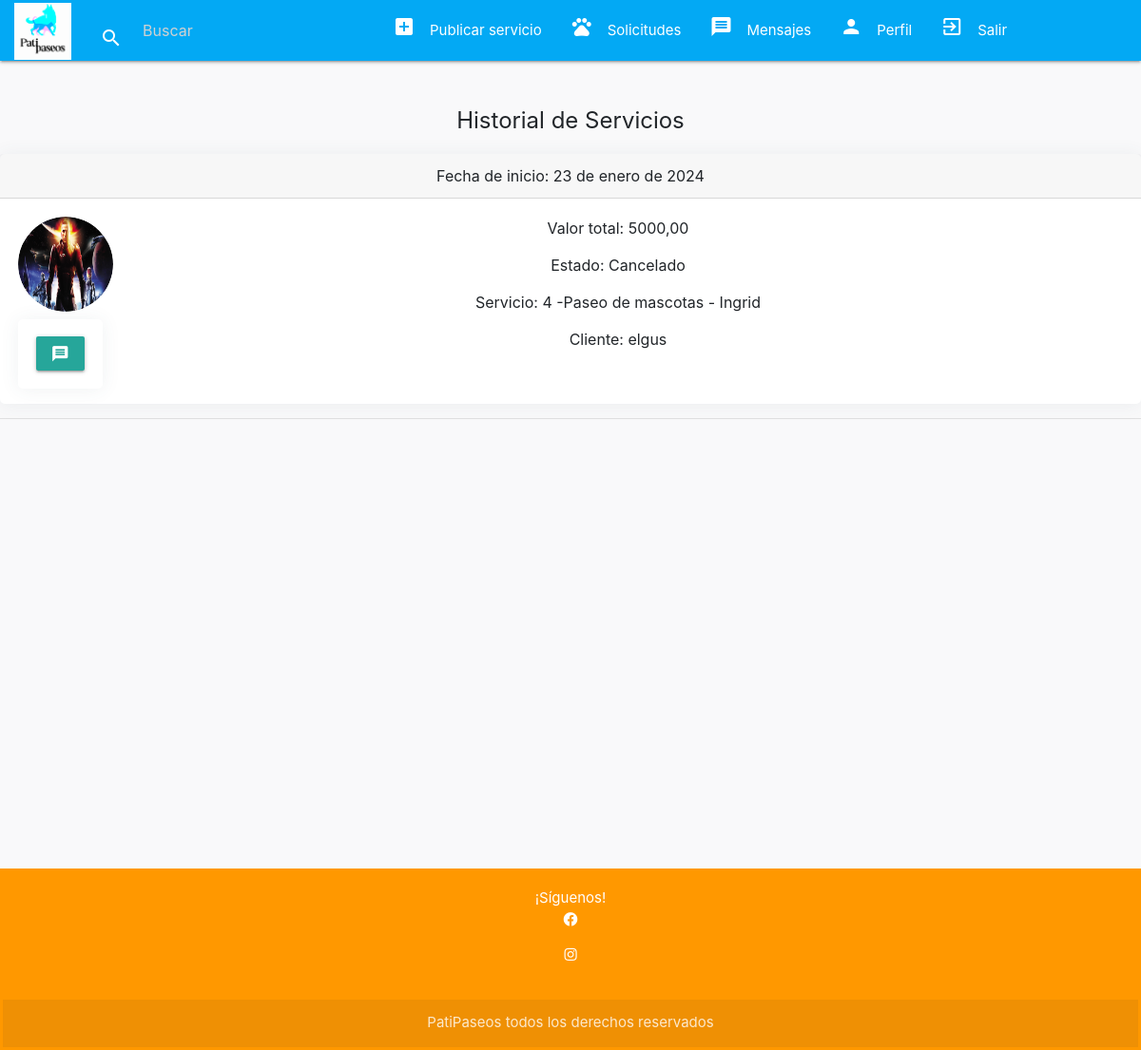
/prestacion_cuidador/ (signed in), run on the app's committed database.
### app_mascotas/models.py (models this page shows, shortened)
class DetPrestacion(models.Model):
    fecha_prestacion = models.DateField(default=timezone.now)
    valor_total = models.DecimalField(max_digits=9, decimal_places=2)
    estado = models.CharField(max_length=50, default="Pendiente")
    id_servicio = models.ForeignKey(Servicio, on_delete=models.CASCADE)
    id_propietario = models.ForeignKey(Propietario, on_delete=models.CASCADE)
    id_cuidador = models.ForeignKey(Cuidador, on_delete=models.CASCADE)
    id_mascota = models.ForeignKey(Mascota, on_delete=models.CASCADE)

class Propietario(AbstractUser):
    rut = models.CharField(max_length=20, unique=True, default="")
    direccion = models.CharField(max_length=255, default="")
    imagen = models.ImageField(upload_to="imgprod", null=True, blank=True)
    es_cuidador = models.BooleanField(default=False)
    telefono = models.CharField(max_length=15, blank=True, null=True)

class Servicio(models.Model):
    id_servicio = models.AutoField(primary_key=True)
    descripcion = models.TextField()
    precio = models.IntegerField()
    es_activo = models.BooleanField(default=True)
    cuidador = models.ForeignKey(Cuidador, on_delete=models.CASCADE)
    tipo_servicio = models.ForeignKey(TipoServicio, on_delete=models.CASCADE)
    def __str__(self):
        return f"{self.id_servicio} -{self.tipo_servicio} - {self.cuidador.propietario.username}"

class TipoServicio(models.Model):
    id_tipo_servicio = models.AutoField(primary_key=True)
    tipo_servicio = models.CharField(max_length=100)
    def __str__(self):
        return self.tipo_servicio

class Cuidador(models.Model):
    ESPECIALIZACION = [
        ('Perros', 'Perros'),
        ('Perros pequeños', 'Perros pequeños'),
        ('Perros grandes', 'Perros grandes'),
        ('Gatos', 'Gatos'),
        ('Perros y Gatos', 'Perros y Gatos'),
    ]
    propietario = models.OneToOneField(Propietario, on_delete=models.CASCADE)
    id_cuidador = models.AutoField(primary_key=True)
    especializacion = models.CharField(max_length=50 ,default="", choices=ESPECIALIZACION)
    experiencia = models.TextField(default="")
    disponibilidad = models.CharField(max_length=50, default="Disponible")

### app_mascotas/views.py (the view, shortened to what this page needs)
# urls.py: path('prestacion_cuidador/',views.prestacion_cuidador,name="prestacion_cuidador"),
@login_required
def prestacion_cuidador(request):
    default_page = 1
    page = request.GET.get('page', default_page)
    cuidador = None
    try:
        cuidador = Cuidador.objects.get(propietario=request.user)
    except Cuidador.DoesNotExist:
        cuidador = None
    prestaciones_cuidador = DetPrestacion.objects.filter(id_cuidador=cuidador) if cuidador else []
    items_per_page = 3  # Ajusta el número de elementos por página según tus necesidades
    paginator = Paginator(prestaciones_cuidador, items_per_page)
    try:
        prestaciones_cuidador = paginator.page(page)
    except PageNotAnInteger:
        prestaciones_cuidador = paginator.page(default_page)
    except EmptyPage:
        prestaciones_cuidador = paginator.page(paginator.num_pages)
    context = {
            "cuidador": cuidador,
            "prestaciones_cuidador": prestaciones_cuidador
        }
    return render(request, 'app_mascotas/prestacion_cuidador.html', context)

### app_mascotas/templates/app_mascotas/prestacion_cuidador.html (shortened to what this page needs)
{% extends "app_mascotas/base.html" %}
{% load static %}
{% load crispy_forms_tags %}
{% block content %}
{% if prestaciones_cuidador %}
<h2>Historial de Servicios</h2>
    {% for prestacion in prestaciones_cuidador %}
        <div class="card mb-3">
            <div class="card-header">
                <p class="card-text">Fecha de inicio: {{ prestacion.fecha_prestacion }}</p>
            </div>
            <div class="card-body d-flex align-items-start">
                <div class="rounded-circle-container me-3 position-relative">
                <div class="rounded-circle overflow-hidden me-3" style="width: 100px; height: 100px;">
                    {% with propietario=prestacion.id_propietario %}
                        {% if propietario.imagen %}
                        <a href="{% url 'conversation' username=prestacion.id_propietario.username %}" title="Haz clic para iniciar una conversación">
                            <img src="{{ propietario.imagen.url }}" class="rounded-circle" alt="Foto del Cliente" style="width: 100px; height: 100px;">
                        </a>
                        {% endif %}
                    {% endwith %}
                </div>
                <div class="card overlay-card position-absolute bottom-0 start-0">
                    <div class="card-body">
                        <a href="{% url 'conversation' username=prestacion.id_propietario.username %}" class="btn btn-primary"><i class="material-icons">message</i>
                        </a>
                    </div>
                </div>
            </div>
                <div class="mx-auto text-center">
                    <p class="card-text">Valor total: {{ prestacion.valor_total }}</p>
                    <p class="card-text">Estado: {{ prestacion.estado }}</p>
                    <p class="card-text">Servicio: {{ prestacion.id_servicio }}</p>
                    <p class="card-text">Cliente: {{ prestacion.id_propietario }}</p>
                    <br>
                </div>
            </div>
        </div>
        <hr>
    {% endfor %}
{% endif %}
{% endblock %}

### app_mascotas/static/app_mascotas/css/estilo2.css (style rules this page uses)
.contenido-principal h2 { font-size: 24px; }
.contenido-principal p { font-size: 16px; }
.card { transition: transform 0.2s; }
body { background-color: #f9f9fa }
.card { border-radius: 5px; -webkit-box-shadow: 0 1px 20px 0 rgba(69,90,100,0.08); box-shadow: 0 1px 20px 0 rgba(69,90,100,0.08); border: none; margin-bottom: 30px; }

### data on the page
DetPrestacion: fecha_prestacion "23 de enero de 2024", id_propietario.imagen (picture), valor_total "5000,00", estado "Cancelado", id_servicio "4 -Paseo de mascotas - Ingrid", id_propietario "elgus"
